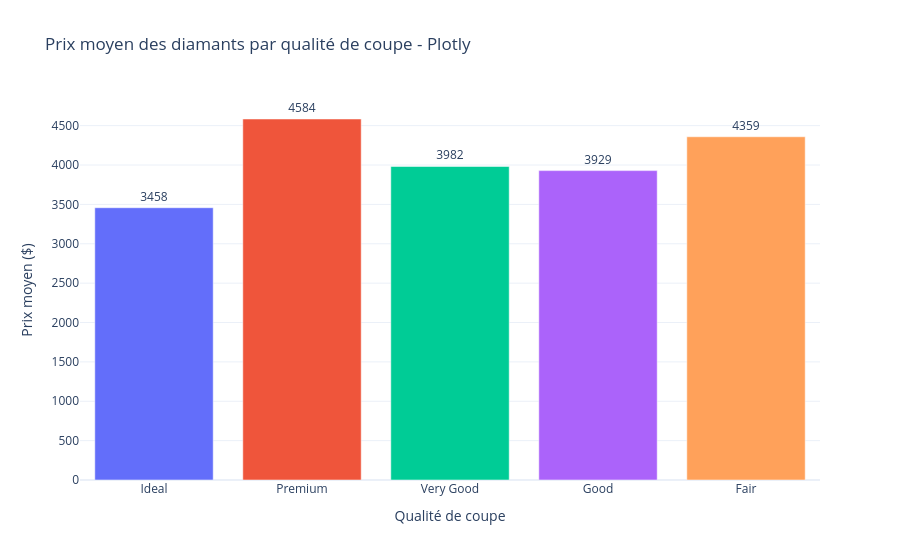

The notebook cell saved with this chart:
### Code cell
# Prix moyen par qualité de coupe - Plotly
avg_price_df = avg_price_by_cut.reset_index()
avg_price_df.columns = ['cut', 'avg_price']

fig = px.bar(avg_price_df, x='cut', y='avg_price',
             labels={'cut': 'Qualité de coupe', 'avg_price': 'Prix moyen ($)'},
             title='Prix moyen des diamants par qualité de coupe - Plotly',
             color='cut',
             text=avg_price_df['avg_price'].round(0).astype(int))

fig.update_traces(textposition='outside')
fig.update_layout(showlegend=False, template='plotly_white')
fig.show()

### Figure 1 — Plotly figure (JSON) as saved in the notebook; plotly's stock layout.template omitted (floating-point values rounded to 4 significant figures)
{"data": [{"hovertemplate": "Qualité de coupe=%{x}<br>Prix moyen ($)=%{y}<br>text=%{text}<extra></extra>", "legendgroup": "Ideal", "marker": {"color": "#636efa", "pattern": {"shape": ""}}, "name": "Ideal", "orientation": "v", "showlegend": true, "text": [3458.0], "textposition": "outside", "type": "bar", "x": ["Ideal"], "xaxis": "x", "y": [3458.0], "yaxis": "y"}, {"hovertemplate": "Qualité de coupe=%{x}<br>Prix moyen ($)=%{y}<br>text=%{text}<extra></extra>", "legendgroup": "Premium", "marker": {"color": "#EF553B", "pattern": {"shape": ""}}, "name": "Premium", "orientation": "v", "showlegend": true, "text": [4584.0], "textposition": "outside", "type": "bar", "x": ["Premium"], "xaxis": "x", "y": [4584.0], "yaxis": "y"}, {"hovertemplate": "Qualité de coupe=%{x}<br>Prix moyen ($)=%{y}<br>text=%{text}<extra></extra>", "legendgroup": "Very Good", "marker": {"color": "#00cc96", "pattern": {"shape": ""}}, "name": "Very Good", "orientation": "v", "showlegend": true, "text": [3982.0], "textposition": "outside", "type": "bar", "x": ["Very Good"], "xaxis": "x", "y": [3982.0], "yaxis": "y"}, {"hovertemplate": "Qualité de coupe=%{x}<br>Prix moyen ($)=%{y}<br>text=%{text}<extra></extra>", "legendgroup": "Good", "marker": {"color": "#ab63fa", "pattern": {"shape": ""}}, "name": "Good", "orientation": "v", "showlegend": true, "text": [3929.0], "textposition": "outside", "type": "bar", "x": ["Good"], "xaxis": "x", "y": [3929.0], "yaxis": "y"}, {"hovertemplate": "Qualité de coupe=%{x}<br>Prix moyen ($)=%{y}<br>text=%{text}<extra></extra>", "legendgroup": "Fair", "marker": {"color": "#FFA15A", "pattern": {"shape": ""}}, "name": "Fair", "orientation": "v", "showlegend": true, "text": [4359.0], "textposition": "outside", "type": "bar", "x": ["Fair"], "xaxis": "x", "y": [4359.0], "yaxis": "y"}], "layout": {"barmode": "relative", "legend": {"title": {"text": "Qualité de coupe"}, "tracegroupgap": 0}, "showlegend": false, "title": {"text": "Prix moyen des diamants par qualité de coupe - Plotly"}, "xaxis": {"anchor": "y", "categoryarray": ["Ideal", "Premium", "Very Good", "Good", "Fair"], "categoryorder": "array", "domain": [0, 1], "title": {"text": "Qualité de coupe"}}, "yaxis": {"anchor": "x", "domain": [0, 1], "title": {"text": "Prix moyen ($)"}}}}
